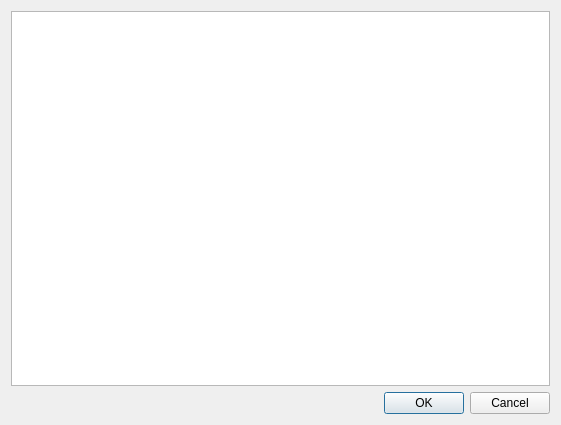
<?xml version="1.0" encoding="UTF-8"?>
<ui version="4.0">
 <class>CDlgSource</class>
 <widget class="QDialog" name="CDlgSource">
  <property name="geometry">
   <rect>
    <x>0</x>
    <y>0</y>
    <width>561</width>
    <height>425</height>
   </rect>
  </property>
  <property name="minimumSize">
   <size>
    <width>250</width>
    <height>150</height>
   </size>
  </property>
  <property name="windowTitle">
   <string>Dialog</string>
  </property>
  <property name="windowIcon">
   <iconset resource="lgck-builder.qrc">
    <normaloff>:/images/lgckbuilder64ronnie2.png</normaloff>:/images/lgckbuilder64ronnie2.png</iconset>
  </property>
  <layout class="QGridLayout" name="gridLayout">
   <item row="0" column="0">
    <widget class="CWEdit" name="eSource">
     <property name="font">
      <font>
       <family>Courier</family>
       <pointsize>9</pointsize>
      </font>
     </property>
    </widget>
   </item>
   <item row="1" column="0">
    <widget class="QDialogButtonBox" name="buttonBox">
     <property name="orientation">
      <enum>Qt::Horizontal</enum>
     </property>
     <property name="standardButtons">
      <set>QDialogButtonBox::Cancel|QDialogButtonBox::Ok</set>
     </property>
    </widget>
   </item>
  </layout>
  <zorder>eSource</zorder>
  <zorder>buttonBox</zorder>
 </widget>
 <customwidgets>
  <customwidget>
   <class>CWEdit</class>
   <extends>QPlainTextEdit</extends>
   <header>WEdit.h</header>
  </customwidget>
 </customwidgets>
 <resources>
  <include location="lgck-builder.qrc"/>
 </resources>
 <connections>
  <connection>
   <sender>buttonBox</sender>
   <signal>accepted()</signal>
   <receiver>CDlgSource</receiver>
   <slot>accept()</slot>
   <hints>
    <hint type="sourcelabel">
     <x>248</x>
     <y>254</y>
    </hint>
    <hint type="destinationlabel">
     <x>157</x>
     <y>274</y>
    </hint>
   </hints>
  </connection>
  <connection>
   <sender>buttonBox</sender>
   <signal>rejected()</signal>
   <receiver>CDlgSource</receiver>
   <slot>reject()</slot>
   <hints>
    <hint type="sourcelabel">
     <x>316</x>
     <y>260</y>
    </hint>
    <hint type="destinationlabel">
     <x>286</x>
     <y>274</y>
    </hint>
   </hints>
  </connection>
 </connections>
</ui>
